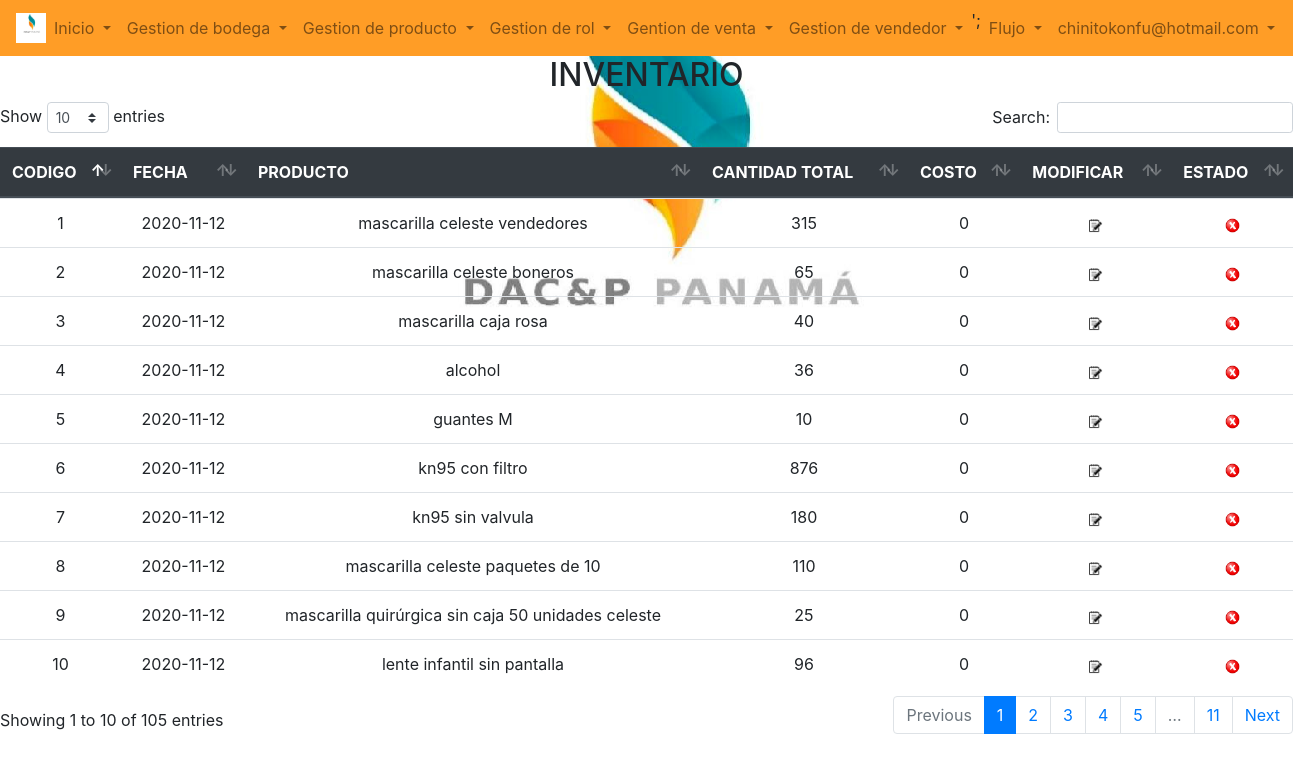
Screenshot of /form/form_buscar_inv2.php (signed in) with the database file from the repository.
### tables this page shows
CREATE TABLE `bodega` (
  `id_bodega` int(2) NOT NULL,
  `can_dispo` int(10) NOT NULL,
  `can_calle` int(10) NOT NULL,
  `id_producto` int(2) NOT NULL,
  `costo_produc` double DEFAULT NULL,
  `valor_produc` double DEFAULT NULL,
  `can_egresa` int(20) DEFAULT NULL,
  `can_devo` int(20) DEFAULT NULL,
  `fecha_ingreso` date DEFAULT NULL,
  `id_estado` int(2) NOT NULL DEFAULT 1
);

CREATE TABLE `producto` (
  `id_producto` int(2) NOT NULL,
  `nom_produc` longtext NOT NULL,
  `des_produc` varchar(100) NOT NULL,
  `valor_produc` double DEFAULT NULL,
  `costo_produc` double DEFAULT NULL,
  `valor_mayorista` double NOT NULL,
  `can_min_bod` int(10) NOT NULL,
  `id_estado` int(2) NOT NULL
);

### config/querys.php (called while the page is built, shortened)
 <?php
  function agregar_inven($id,$can_dispo,$id_producto,$fecha_ingreso,$costo,$valor){
      $sql="insert into bodega(id_bodega, can_dispo, id_producto,fecha_ingreso,can_calle,costo_produc,valor_produc)
    values ($id,$can_dispo,$id_producto,'".$fecha_ingreso."',0,$costo,$valor);";
      return $sql;
  } function obtener_inventario(){
  $sql="select b.id_estado,b.id_producto,a.nom_produc,b.id_bodega,b.can_calle,b.costo_produc,b.valor_produc,b.can_egresa,b.can_devo,a.valor_mayorista,b.can_dispo,b.fecha_ingreso
             from bodega b
             join producto a
             on a.id_producto=b.id_producto order by b.fecha_ingreso;";
  return $sql;
  }function buscar_producto_inv()
  {
     $sql = "SELECT DISTINCT b.id_estado,b.id_producto,a.nom_produc,b.id_bodega,b.can_calle,b.costo_produc,b.valor_produc,sum(b.can_egresa) as can_total,b.can_devo,a.valor_mayorista,b.fecha_ingreso,sum(b.can_dispo) AS cantidad_total from bodega b join producto a on a.id_producto=b.id_producto and a.id_estado=1 group by nom_produc ORDER BY id_bodega ASC;";
      return $sql;
  }
?>

### form/form_buscar_inv2.php (the view, shortened to what this page needs)
<?php
include_once  '../Config/querys.php';
include "cabecera.php";
include "maqueta.php";
$id_cone= conexion();
$Mostrar= buscar_producto_inv();
$sql= mysqli_query($id_cone,$Mostrar);
?>
<!DOCTYPE html>
<html lang="es">
<head>
    <link rel="stylesheet" type="text/css" href="../css/datatables.min.css">
</head>
     <body>
        <header>
<div class="consinventario">
            <h2 ><center>INVENTARIO</center></h2>
</div>
        </header>
        <div class="table-responsive  table-hover" >
        <table class="table" id="tabla1">
            <thead   <thead class="thead-dark">
            <tr>
              <th> CODIGO </th>
              <th> FECHA</th>
              <th> PRODUCTO </th>
              <th> CANTIDAD TOTAL</th>
                <?php if($_SESSION['usu_rol_id']==1){
              echo "
              <th> COSTO </th>
              <th> MODIFICAR </th>
                <th> ESTADO </th>";
              } ?>
            </tr>
            </thead>
            <tbody>
            <?php
            while($fila = Mysqli_fetch_array($sql)){
                ?>
                <tr>
                  <td> <center> <?php echo $fila ["id_bodega"]?> </center> </td>
                  <td> <center> <?php echo $fila['fecha_ingreso'] ?>  </center> </td>
                  <td> <center> <?php echo $fila ['nom_produc']?> </center> </td>
                  <td> <center> <?php echo $fila ['cantidad_total']?> </center> </td>
                    <?php 	if($_SESSION['usu_rol_id']==1){
                                  ?>
                       <td> <center><?php echo $fila['costo_produc'] ?>  </center> </td>
                      <?php
                      echo "<td> <center>  <a href='../form/form_modificar_linea_bodega.php?id_bodega=".$fila['id_bodega']."&nom_pro=".$fila['nom_produc']."' >"
                       ?>
                    <img title="Modificar  INV" src="../img/modificar.png" style="width:15px;height:15px;"></center></a></td>
                    <?php
                    if ($fila['id_estado']==2){
                    echo"<td align=center><a href='../program/program_activar_inv.php?id_inv=".$fila['id_bodega']."'>"?>
                        <img title="Activar" src="../img/activar.png" style="width:15px;height:15px;"></a></td>
                        <?php
                    }else{
                    ?>
                     <td align=center>
                      <?php   echo" <a href='../Program/program_inactivar_inv.php?id_inv=".$fila['id_bodega']."'> " ?>
                    <img title="Inactivar" src="../img/inactivar.png" style="width:15px;height:15px;"></a></td>
                   <?php
                    }
                  }
                    ?>
                </tr>
                <?php
            }
            ?>
            </tbody>
            </div>
        </body>
        </body>
</html>

### css/estilosmaq.css (style rules this page uses)
body { background-repeat: no-repeat; background-image: url(../imagenes/logo.png); background-position: 50% -30%; overflow-x: hidden; }

### rows the page displays
bodega: id_bodega "1", fecha_ingreso "2020-11-12", id_producto.nom_produc "mascarilla celeste vendedores", cantidad_total "315", costo_produc "0"
bodega: id_bodega "2", fecha_ingreso "2020-11-12", id_producto.nom_produc "mascarilla celeste boneros", cantidad_total "65", costo_produc "0"
bodega: id_bodega "3", fecha_ingreso "2020-11-12", id_producto.nom_produc "mascarilla caja rosa", cantidad_total "40", costo_produc "0"
bodega: id_bodega "4", fecha_ingreso "2020-11-12", id_producto.nom_produc "alcohol", cantidad_total "36", costo_produc "0"
bodega: id_bodega "5", fecha_ingreso "2020-11-12", id_producto.nom_produc "guantes M", cantidad_total "10", costo_produc "0"
bodega: id_bodega "6", fecha_ingreso "2020-11-12", id_producto.nom_produc "kn95 con filtro", cantidad_total "876", costo_produc "0"
bodega: id_bodega "7", fecha_ingreso "2020-11-12", id_producto.nom_produc "kn95 sin valvula", cantidad_total "180", costo_produc "0"
bodega: id_bodega "8", fecha_ingreso "2020-11-12", id_producto.nom_produc "mascarilla celeste paquetes de 10", cantidad_total "110", costo_produc "0"
bodega: id_bodega "9", fecha_ingreso "2020-11-12", id_producto.nom_produc "mascarilla quirúrgica sin caja 50 unidades celeste", cantidad_total "25", costo_produc "0"
bodega: id_bodega "10", fecha_ingreso "2020-11-12", id_producto.nom_produc "lente infantil sin pantalla", cantidad_total "96", costo_produc "0"

### other values shown
$_SESSION['usu_login'] "chinitokonfu@hotmail.com"
